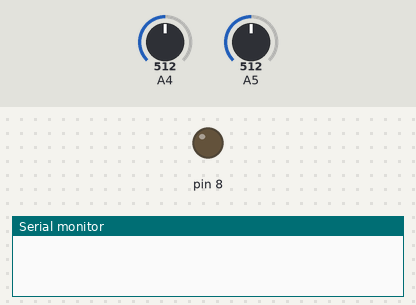
Bench run of a sketch on a simulated Arduino Uno, built with avr-gcc and run on an emulated ATmega328P. Parts: output pins drawn as LEDs (lit = HIGH), the last lines printed to the serial monitor. The test bench sets the inputs (shaded band); at power-on: A4 = 512, A5 = 512.

Above: at 1.2 s.
1.3 s: A4 set to 529
At 1.6 s:
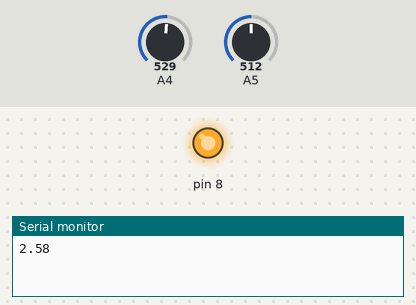
2.8 s: A4 set to 511
At 3.9 s:
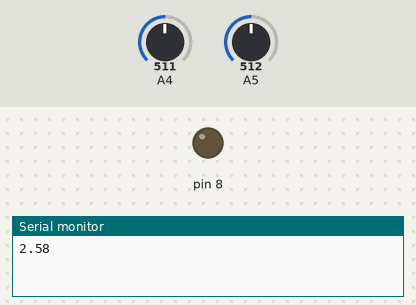
4.3 s: A4 set to 716
At 4.7 s:
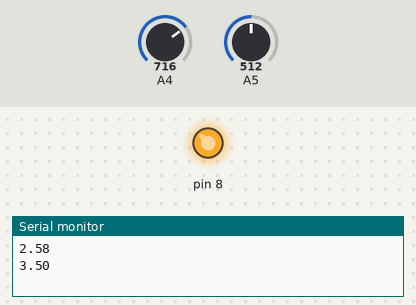
Timing chart, 0 to 7.3 s (numbered marks = the images above; inputs shaded):
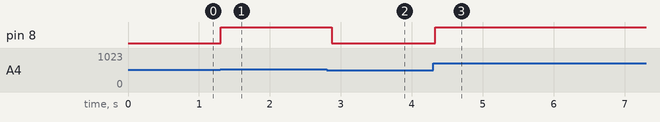

Measured:
- the behaviour switches between 512 and 513 on A4 (found by bisection; images 0 and 1)
- after the input at 1.3 s, pin 8: LOW → HIGH at once
- after the input at 2.8 s, pin 8: HIGH → LOW after 0.07 s
- after the input at 4.3 s, pin 8: LOW → HIGH at once

The sketch:

A1_4_7.ino
```cpp
int odczytanaWartosc = 0;
int prog = 0;
float napiecie = 0;

void setup() {
  Serial.begin(9600);
  pinMode(8, OUTPUT);

}

void loop() {
  odczytanaWartosc = analogRead(A5);
  prog = analogRead(A4);

  if (odczytanaWartosc < prog) {
    digitalWrite(8, HIGH);
    napiecie = prog * (5.0/1024.0);
    Serial.println(napiecie);

    while (analogRead(A5) < analogRead(A4)) {
      delay(25);
    }

  } else {
    digitalWrite(8, LOW);
  }
  delay(50);

}
```
